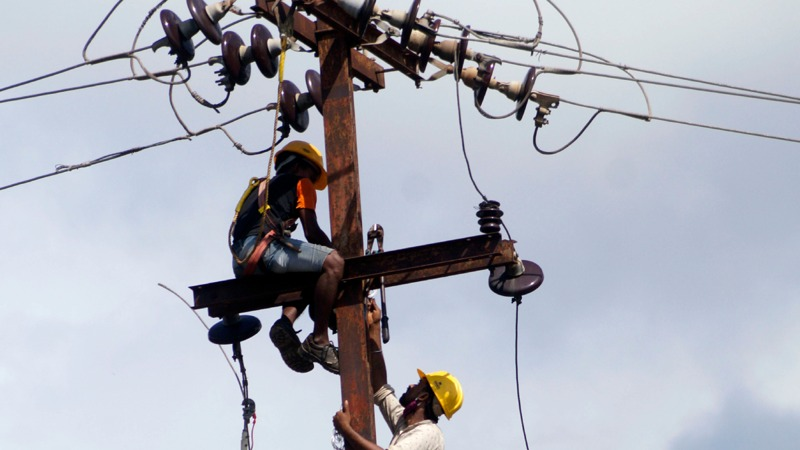
#> input picture backend/ai_model/dataset/Electricity_Issue/electricity_issue_01.jpg, 800 x 450 px
$ python -i train.py   (imports and definitions only)
#> lines starting #> are read from the running program, lines starting #| are printed output that depends on the picture
#> further down, picture is the input picture: PIL image 800x450 RGB; mean R, G, B 173.1, 175.9, 186.2
"""
Leakage-resistant training for Smart Civic Guardian's civic image classifier.

Validation groups exact and near-duplicate photos before splitting. All
augmentations from a photo remain in that photo's training fold. Cross-image
synthetic composites are disabled because they can leak validation scenes.
"""
from __future__ import annotations
import hashlib
import json
import os
import random
import sys
import time
from collections import Counter

import numpy as np
from PIL import Image, ImageEnhance, UnidentifiedImageError

HERE = os.path.dirname(os.path.abspath(__file__))
sys.path.insert(0, HERE)
import backbone  # noqa: E402

DATASET = os.path.join(HERE, "dataset")
OUT_DIR = os.path.join(HERE, "model")
CLASSIFIER_PATH = os.path.join(OUT_DIR, "civic_classifier.npz")
LABELS_PATH = os.path.join(OUT_DIR, "labels.json")
REPORT_PATH = os.path.join(OUT_DIR, "training_report.json")

CLASSES = ["Garbage", "Pothole", "Water_Leakage", "Electricity_Issue"]
DISPLAY = {
    "Garbage": "Garbage",
    "Pothole": "Pothole",
    "Water_Leakage": "Water Leakage",
    "Electricity_Issue": "Electricity Issue",
}
EXTENSIONS = (".jpg", ".jpeg", ".png", ".bmp", ".webp")
SEED = 42
VIEWS_PER_PHOTO = 10
MAX_FOLDS = 5
PHASH_MAX_DISTANCE = 4
C_VALUES = (0.1, 0.3, 1.0, 3.0)
rng = random.Random(SEED)


def augment(img):
    """Use modest variation without routinely cropping away the civic issue."""
    img = img.convert("RGB")
    width, height = img.size
#> width = 800; height = 450
    area = width * height * rng.uniform(0.70, 1.0)
#> area = 321058.1
    ratio = rng.uniform(0.85, 1.18)
    crop_w = max(1, min(width, int((area * ratio) ** 0.5)))
#> crop_w = 524
    crop_h = max(1, min(height, int((area / ratio) ** 0.5)))
#> crop_h = 450
    left = rng.randint(0, max(0, width - crop_w))
#> left = 140
    top = rng.randint(0, max(0, height - crop_h))
#> top = 0
    img = img.crop((left, top, left + crop_w, top + crop_h))
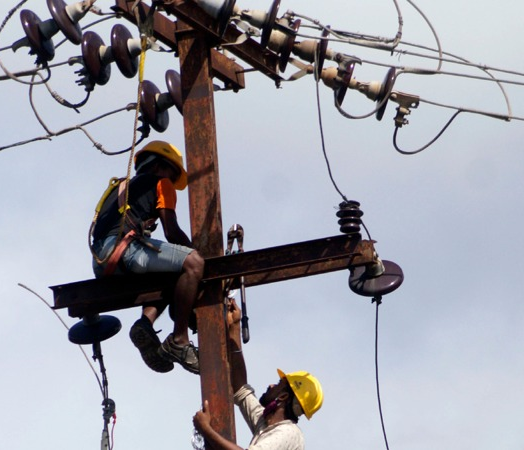
#> img: PIL image 524x450 RGB; mean R, G, B 159, 159.4, 167.9
    if rng.random() < 0.5:
        img = img.transpose(Image.Transpose.FLIP_LEFT_RIGHT)
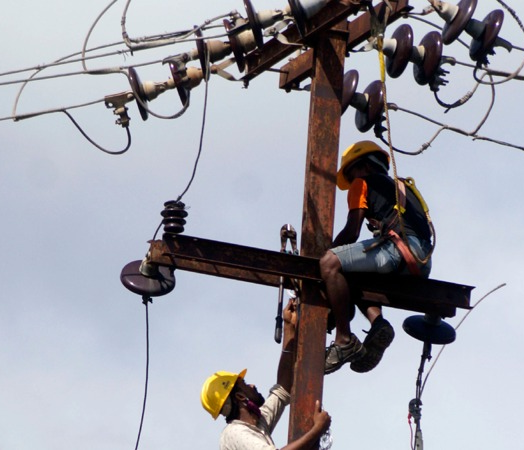
#> img: PIL image 524x450 RGB; mean R, G, B 159, 159.4, 167.9
    if rng.random() < 0.35:
        img = img.rotate(rng.uniform(-8, 8), resample=Image.Resampling.BILINEAR)
    img = ImageEnhance.Brightness(img).enhance(rng.uniform(0.82, 1.18))
    img = ImageEnhance.Contrast(img).enhance(rng.uniform(0.82, 1.18))
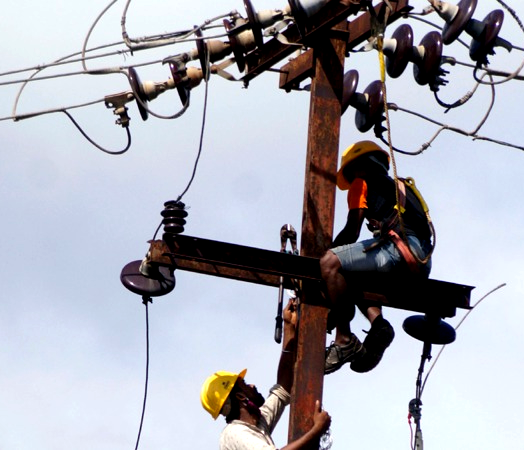
#> img: PIL image 524x450 RGB; mean R, G, B 169.1, 170.2, 179.5
    img = ImageEnhance.Color(img).enhance(rng.uniform(0.85, 1.15))
    return img


# [26 lines left out: function list_images, not called in this run]


def dct_basis(size=32):
    positions = np.arange(size, dtype=np.float32)
    frequencies = np.arange(size, dtype=np.float32)[:, None]
    basis = np.cos((np.pi / size) * (positions[None, :] + 0.5) * frequencies)
    basis[0] *= np.sqrt(1.0 / size)
    basis[1:] *= np.sqrt(2.0 / size)
    return basis


_DCT32 = dct_basis(32)


# [101 lines left out: functions image_fingerprints, groups_for, build_features, not called in this run]


def prep(features):
    features = np.sqrt(np.maximum(features, 0))
    return features / (np.linalg.norm(features, axis=1, keepdims=True) + 1e-8)


# [228 lines left out: functions make_folds, fit_head, cross_validate, summarize_metrics, save_artifacts, main, not called in this run]


# [2 lines not run here, left out]

>>> from PIL import Image
>>> picture = Image.open('dataset/Electricity_Issue/electricity_issue_01.jpg')
>>> result = augment(picture)
